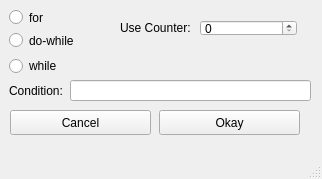
<?xml version="1.0" encoding="UTF-8"?>
<ui version="4.0">
 <class>Loops</class>
 <widget class="QMainWindow" name="Loops">
  <property name="geometry">
   <rect>
    <x>0</x>
    <y>0</y>
    <width>322</width>
    <height>179</height>
   </rect>
  </property>
  <property name="windowTitle">
   <string>MainWindow</string>
  </property>
  <widget class="QWidget" name="centralwidget">
   <widget class="QRadioButton" name="forB">
    <property name="geometry">
     <rect>
      <x>9</x>
      <y>9</y>
      <width>304</width>
      <height>17</height>
     </rect>
    </property>
    <property name="text">
     <string>for</string>
    </property>
   </widget>
   <widget class="QRadioButton" name="dwB">
    <property name="geometry">
     <rect>
      <x>9</x>
      <y>32</y>
      <width>304</width>
      <height>17</height>
     </rect>
    </property>
    <property name="text">
     <string>do-while</string>
    </property>
   </widget>
   <widget class="QRadioButton" name="whileB">
    <property name="geometry">
     <rect>
      <x>9</x>
      <y>56</y>
      <width>61</width>
      <height>20</height>
     </rect>
    </property>
    <property name="text">
     <string>while</string>
    </property>
   </widget>
   <widget class="QLineEdit" name="condBox">
    <property name="geometry">
     <rect>
      <x>70</x>
      <y>80</y>
      <width>241</width>
      <height>21</height>
     </rect>
    </property>
   </widget>
   <widget class="QLabel" name="condLabel">
    <property name="geometry">
     <rect>
      <x>9</x>
      <y>83</y>
      <width>61</width>
      <height>16</height>
     </rect>
    </property>
    <property name="text">
     <string>Condition:</string>
    </property>
   </widget>
   <widget class="QLabel" name="cLabel">
    <property name="geometry">
     <rect>
      <x>120</x>
      <y>20</y>
      <width>81</width>
      <height>16</height>
     </rect>
    </property>
    <property name="text">
     <string>Use Counter:</string>
    </property>
   </widget>
   <widget class="QSpinBox" name="sBox">
    <property name="geometry">
     <rect>
      <x>200</x>
      <y>20</y>
      <width>97</width>
      <height>16</height>
     </rect>
    </property>
   </widget>
   <widget class="QPushButton" name="accept">
    <property name="geometry">
     <rect>
      <x>159</x>
      <y>110</y>
      <width>141</width>
      <height>25</height>
     </rect>
    </property>
    <property name="text">
     <string>Okay</string>
    </property>
   </widget>
   <widget class="QPushButton" name="cancel">
    <property name="geometry">
     <rect>
      <x>10</x>
      <y>110</y>
      <width>141</width>
      <height>25</height>
     </rect>
    </property>
    <property name="text">
     <string>Cancel</string>
    </property>
   </widget>
  </widget>
  <widget class="QMenuBar" name="menubar">
   <property name="geometry">
    <rect>
     <x>0</x>
     <y>0</y>
     <width>322</width>
     <height>23</height>
    </rect>
   </property>
  </widget>
  <widget class="QStatusBar" name="statusbar"/>
 </widget>
 <resources/>
 <connections/>
</ui>
